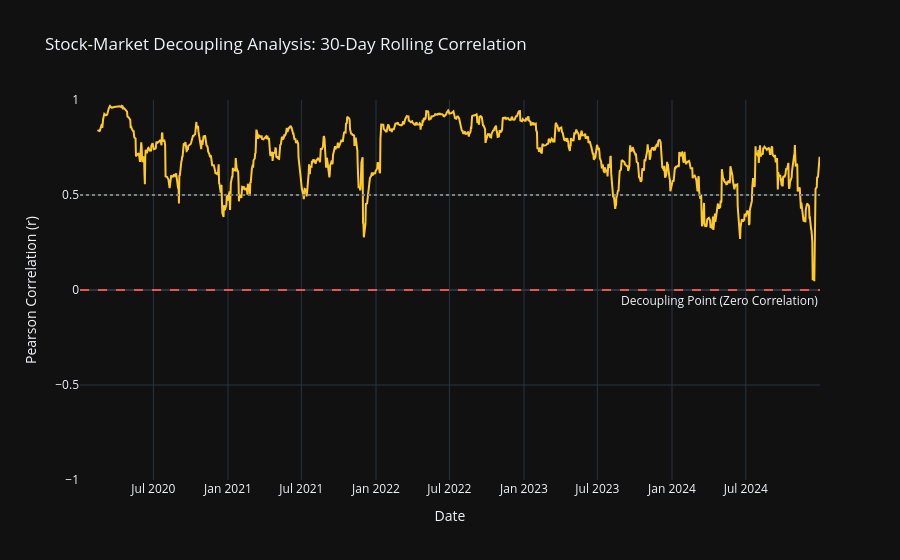

The notebook cell this image was saved under:
### Code cell
fig = go.Figure()

fig.add_trace(go.Scatter(
    x=df['Date'], 
    y=df['Corr_30'],
    mode='lines',
    name='30-Day Correlation',
    line=dict(color='#FFCA28', width=2) 
))


fig.add_hline(
    y=0, 
    line_dash="dash", 
    line_color="#EF5350", 
    annotation_text="Decoupling Point (Zero Correlation)", 
    annotation_position="bottom right"
)

fig.add_hline(
    y=0.5, 
    line_dash="dot", 
    line_color="gray", 
)


fig.update_layout(
    title='Stock-Market Decoupling Analysis: 30-Day Rolling Correlation',
    xaxis_title='Date',
    yaxis_title='Pearson Correlation (r)',
    yaxis=dict(range=[-1, 1]), # 
    template='plotly_dark',
    hovermode='x unified'
)

fig.show()

### Figure 1 — Plotly figure (JSON) as saved in the notebook; plotly's stock layout.template omitted (floating-point values rounded to 4 significant figures; data arrays with more than 128 entries replaced by an {"elided": "..."} marker saying what was removed)
{"data": [{"line": {"color": "#FFCA28", "width": 2}, "mode": "lines", "name": "30-Day Correlation", "type": "scatter", "x": {"elided": "1258 str values"}, "y": {"elided": "1258 float values"}}], "layout": {"annotations": [{"showarrow": false, "text": "Decoupling Point (Zero Correlation)", "x": 1, "xanchor": "right", "xref": "x domain", "y": 0, "yanchor": "top", "yref": "y"}], "hovermode": "x unified", "shapes": [{"line": {"color": "#EF5350", "dash": "dash"}, "type": "line", "x0": 0, "x1": 1, "xref": "x domain", "y0": 0, "y1": 0, "yref": "y"}, {"line": {"color": "gray", "dash": "dot"}, "type": "line", "x0": 0, "x1": 1, "xref": "x domain", "y0": 0.5, "y1": 0.5, "yref": "y"}], "title": {"text": "Stock-Market Decoupling Analysis: 30-Day Rolling Correlation"}, "xaxis": {"title": {"text": "Date"}}, "yaxis": {"range": [-1, 1], "title": {"text": "Pearson Correlation (r)"}}}}
